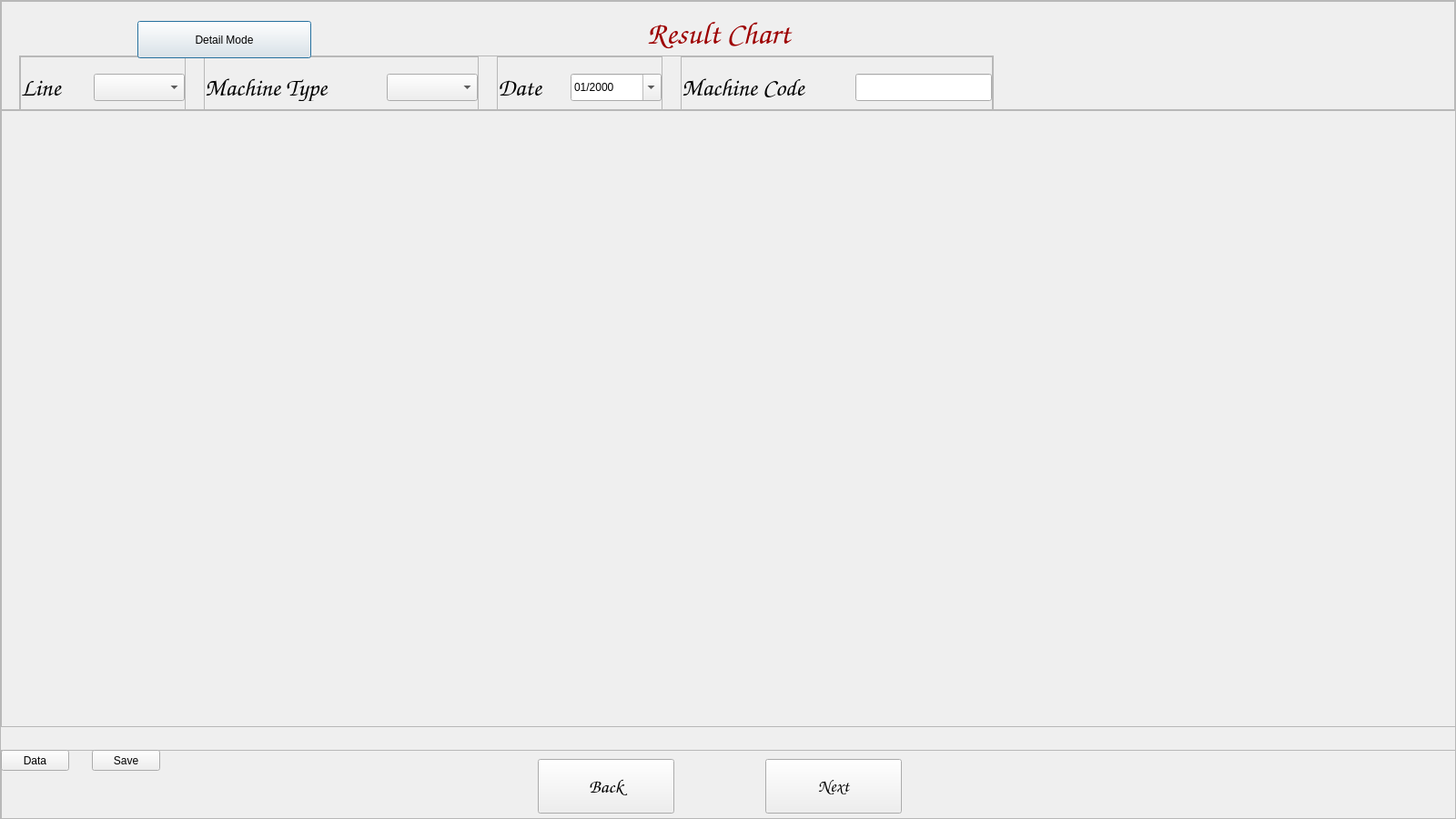
<?xml version="1.0" encoding="UTF-8"?>
<ui version="4.0">
 <class>Dialog</class>
 <widget class="QDialog" name="Dialog">
  <property name="geometry">
   <rect>
    <x>0</x>
    <y>0</y>
    <width>1600</width>
    <height>900</height>
   </rect>
  </property>
  <property name="minimumSize">
   <size>
    <width>1600</width>
    <height>900</height>
   </size>
  </property>
  <property name="maximumSize">
   <size>
    <width>1600</width>
    <height>900</height>
   </size>
  </property>
  <property name="windowTitle">
   <string>Dialog</string>
  </property>
  <widget class="QFrame" name="frame">
   <property name="geometry">
    <rect>
     <x>0</x>
     <y>0</y>
     <width>1600</width>
     <height>900</height>
    </rect>
   </property>
   <property name="minimumSize">
    <size>
     <width>1600</width>
     <height>900</height>
    </size>
   </property>
   <property name="maximumSize">
    <size>
     <width>1600</width>
     <height>900</height>
    </size>
   </property>
   <property name="frameShape">
    <enum>QFrame::StyledPanel</enum>
   </property>
   <property name="frameShadow">
    <enum>QFrame::Raised</enum>
   </property>
   <layout class="QVBoxLayout" name="verticalLayout">
    <property name="spacing">
     <number>0</number>
    </property>
    <property name="leftMargin">
     <number>0</number>
    </property>
    <property name="topMargin">
     <number>0</number>
    </property>
    <property name="rightMargin">
     <number>0</number>
    </property>
    <property name="bottomMargin">
     <number>0</number>
    </property>
    <item>
     <widget class="QFrame" name="frame_2">
      <property name="maximumSize">
       <size>
        <width>1600</width>
        <height>120</height>
       </size>
      </property>
      <property name="frameShape">
       <enum>QFrame::StyledPanel</enum>
      </property>
      <property name="frameShadow">
       <enum>QFrame::Raised</enum>
      </property>
      <widget class="QLabel" name="label">
       <property name="geometry">
        <rect>
         <x>30</x>
         <y>10</y>
         <width>100</width>
         <height>50</height>
        </rect>
       </property>
       <property name="text">
        <string/>
       </property>
       <property name="pixmap">
        <pixmap>../../Icons/Tokin-logo.ico</pixmap>
       </property>
       <property name="scaledContents">
        <bool>true</bool>
       </property>
      </widget>
      <widget class="QLabel" name="label_3">
       <property name="geometry">
        <rect>
         <x>710</x>
         <y>0</y>
         <width>221</width>
         <height>71</height>
        </rect>
       </property>
       <property name="font">
        <font>
         <family>Comic Sans MS</family>
         <pointsize>28</pointsize>
         <weight>75</weight>
         <bold>true</bold>
        </font>
       </property>
       <property name="frameShape">
        <enum>QFrame::NoFrame</enum>
       </property>
       <property name="text">
        <string>&lt;html&gt;&lt;head/&gt;&lt;body&gt;&lt;p&gt;&lt;span style=&quot; font-size:26pt; font-weight:600; color:#9d0000;&quot;&gt;Result Chart&lt;/span&gt;&lt;/p&gt;&lt;/body&gt;&lt;/html&gt;</string>
       </property>
      </widget>
      <widget class="QPushButton" name="Mode_btn">
       <property name="geometry">
        <rect>
         <x>150</x>
         <y>22</y>
         <width>191</width>
         <height>41</height>
        </rect>
       </property>
       <property name="text">
        <string>Detail Mode</string>
       </property>
      </widget>
      <widget class="QFrame" name="frame_9">
       <property name="geometry">
        <rect>
         <x>20</x>
         <y>60</y>
         <width>1071</width>
         <height>71</height>
        </rect>
       </property>
       <property name="frameShape">
        <enum>QFrame::StyledPanel</enum>
       </property>
       <property name="frameShadow">
        <enum>QFrame::Raised</enum>
       </property>
       <layout class="QHBoxLayout" name="horizontalLayout_5">
        <property name="spacing">
         <number>20</number>
        </property>
        <property name="leftMargin">
         <number>0</number>
        </property>
        <property name="topMargin">
         <number>0</number>
        </property>
        <property name="rightMargin">
         <number>0</number>
        </property>
        <property name="bottomMargin">
         <number>0</number>
        </property>
        <item>
         <widget class="QFrame" name="frame_5">
          <property name="frameShape">
           <enum>QFrame::StyledPanel</enum>
          </property>
          <property name="frameShadow">
           <enum>QFrame::Raised</enum>
          </property>
          <layout class="QHBoxLayout" name="horizontalLayout">
           <property name="spacing">
            <number>0</number>
           </property>
           <property name="leftMargin">
            <number>0</number>
           </property>
           <property name="topMargin">
            <number>0</number>
           </property>
           <property name="rightMargin">
            <number>0</number>
           </property>
           <property name="bottomMargin">
            <number>0</number>
           </property>
           <item>
            <widget class="QLabel" name="label_2">
             <property name="minimumSize">
              <size>
               <width>80</width>
               <height>30</height>
              </size>
             </property>
             <property name="maximumSize">
              <size>
               <width>80</width>
               <height>30</height>
              </size>
             </property>
             <property name="font">
              <font>
               <family>Comic Sans MS</family>
               <pointsize>20</pointsize>
              </font>
             </property>
             <property name="text">
              <string>Line</string>
             </property>
            </widget>
           </item>
           <item>
            <widget class="QComboBox" name="line_cbb">
             <property name="minimumSize">
              <size>
               <width>100</width>
               <height>30</height>
              </size>
             </property>
             <property name="maximumSize">
              <size>
               <width>100</width>
               <height>30</height>
              </size>
             </property>
             <property name="styleSheet">
              <string notr="true"/>
             </property>
             <property name="editable">
              <bool>false</bool>
             </property>
            </widget>
           </item>
          </layout>
         </widget>
        </item>
        <item>
         <widget class="QFrame" name="frame_7">
          <property name="frameShape">
           <enum>QFrame::StyledPanel</enum>
          </property>
          <property name="frameShadow">
           <enum>QFrame::Raised</enum>
          </property>
          <layout class="QHBoxLayout" name="horizontalLayout_2">
           <property name="spacing">
            <number>10</number>
           </property>
           <property name="leftMargin">
            <number>0</number>
           </property>
           <property name="topMargin">
            <number>0</number>
           </property>
           <property name="rightMargin">
            <number>0</number>
           </property>
           <property name="bottomMargin">
            <number>0</number>
           </property>
           <item>
            <widget class="QLabel" name="label_4">
             <property name="minimumSize">
              <size>
               <width>190</width>
               <height>30</height>
              </size>
             </property>
             <property name="maximumSize">
              <size>
               <width>190</width>
               <height>30</height>
              </size>
             </property>
             <property name="font">
              <font>
               <family>Comic Sans MS</family>
               <pointsize>20</pointsize>
              </font>
             </property>
             <property name="text">
              <string>Machine Type</string>
             </property>
            </widget>
           </item>
           <item>
            <widget class="QComboBox" name="machine_cbb">
             <property name="minimumSize">
              <size>
               <width>100</width>
               <height>30</height>
              </size>
             </property>
             <property name="maximumSize">
              <size>
               <width>100</width>
               <height>30</height>
              </size>
             </property>
             <property name="styleSheet">
              <string notr="true"/>
             </property>
            </widget>
           </item>
          </layout>
         </widget>
        </item>
        <item>
         <widget class="QFrame" name="frame_6">
          <property name="minimumSize">
           <size>
            <width>0</width>
            <height>51</height>
           </size>
          </property>
          <property name="frameShape">
           <enum>QFrame::StyledPanel</enum>
          </property>
          <property name="frameShadow">
           <enum>QFrame::Raised</enum>
          </property>
          <layout class="QHBoxLayout" name="horizontalLayout_4">
           <property name="spacing">
            <number>10</number>
           </property>
           <property name="leftMargin">
            <number>0</number>
           </property>
           <property name="topMargin">
            <number>0</number>
           </property>
           <property name="rightMargin">
            <number>0</number>
           </property>
           <property name="bottomMargin">
            <number>0</number>
           </property>
           <item>
            <widget class="QLabel" name="label_6">
             <property name="minimumSize">
              <size>
               <width>70</width>
               <height>30</height>
              </size>
             </property>
             <property name="maximumSize">
              <size>
               <width>70</width>
               <height>30</height>
              </size>
             </property>
             <property name="font">
              <font>
               <family>Comic Sans MS</family>
               <pointsize>20</pointsize>
              </font>
             </property>
             <property name="text">
              <string>Date</string>
             </property>
            </widget>
           </item>
           <item>
            <widget class="QDateEdit" name="date">
             <property name="minimumSize">
              <size>
               <width>100</width>
               <height>30</height>
              </size>
             </property>
             <property name="maximumSize">
              <size>
               <width>100</width>
               <height>30</height>
              </size>
             </property>
             <property name="styleSheet">
              <string notr="true"/>
             </property>
             <property name="displayFormat">
              <string>MM/yyyy</string>
             </property>
             <property name="calendarPopup">
              <bool>true</bool>
             </property>
            </widget>
           </item>
          </layout>
         </widget>
        </item>
        <item>
         <widget class="QFrame" name="frame_8">
          <property name="frameShape">
           <enum>QFrame::StyledPanel</enum>
          </property>
          <property name="frameShadow">
           <enum>QFrame::Raised</enum>
          </property>
          <layout class="QHBoxLayout" name="horizontalLayout_3">
           <property name="spacing">
            <number>0</number>
           </property>
           <property name="leftMargin">
            <number>0</number>
           </property>
           <property name="topMargin">
            <number>0</number>
           </property>
           <property name="rightMargin">
            <number>0</number>
           </property>
           <property name="bottomMargin">
            <number>0</number>
           </property>
           <item>
            <widget class="QLabel" name="label_5">
             <property name="font">
              <font>
               <family>Comic Sans MS</family>
               <pointsize>20</pointsize>
              </font>
             </property>
             <property name="text">
              <string>Machine Code</string>
             </property>
            </widget>
           </item>
           <item>
            <widget class="QLineEdit" name="machine_code_edit">
             <property name="minimumSize">
              <size>
               <width>150</width>
               <height>30</height>
              </size>
             </property>
             <property name="maximumSize">
              <size>
               <width>150</width>
               <height>30</height>
              </size>
             </property>
             <property name="contextMenuPolicy">
              <enum>Qt::CustomContextMenu</enum>
             </property>
             <property name="acceptDrops">
              <bool>true</bool>
             </property>
             <property name="styleSheet">
              <string notr="true"/>
             </property>
            </widget>
           </item>
          </layout>
         </widget>
        </item>
       </layout>
      </widget>
      <zorder>label</zorder>
      <zorder>label_3</zorder>
      <zorder>frame_9</zorder>
      <zorder>Mode_btn</zorder>
     </widget>
    </item>
    <item>
     <widget class="QFrame" name="frame_3">
      <property name="minimumSize">
       <size>
        <width>1600</width>
        <height>0</height>
       </size>
      </property>
      <property name="maximumSize">
       <size>
        <width>1600</width>
        <height>16777215</height>
       </size>
      </property>
      <property name="frameShape">
       <enum>QFrame::StyledPanel</enum>
      </property>
      <property name="frameShadow">
       <enum>QFrame::Raised</enum>
      </property>
      <layout class="QVBoxLayout" name="verticalLayout_3">
       <property name="spacing">
        <number>0</number>
       </property>
       <property name="leftMargin">
        <number>0</number>
       </property>
       <property name="topMargin">
        <number>0</number>
       </property>
       <property name="rightMargin">
        <number>0</number>
       </property>
       <property name="bottomMargin">
        <number>0</number>
       </property>
       <item>
        <widget class="QWidget" name="widget_2" native="true">
         <layout class="QVBoxLayout" name="verticalLayout_4">
          <property name="spacing">
           <number>0</number>
          </property>
          <property name="leftMargin">
           <number>0</number>
          </property>
          <property name="topMargin">
           <number>0</number>
          </property>
          <property name="rightMargin">
           <number>0</number>
          </property>
          <property name="bottomMargin">
           <number>0</number>
          </property>
          <item>
           <layout class="QVBoxLayout" name="verticalLayout_6"/>
          </item>
         </layout>
        </widget>
       </item>
       <item>
        <widget class="QWidget" name="widget" native="true">
         <layout class="QVBoxLayout" name="verticalLayout_5">
          <property name="spacing">
           <number>0</number>
          </property>
          <property name="leftMargin">
           <number>0</number>
          </property>
          <property name="topMargin">
           <number>0</number>
          </property>
          <property name="rightMargin">
           <number>0</number>
          </property>
          <property name="bottomMargin">
           <number>0</number>
          </property>
          <item>
           <layout class="QVBoxLayout" name="verticalLayout_7"/>
          </item>
         </layout>
        </widget>
       </item>
      </layout>
     </widget>
    </item>
    <item>
     <widget class="QFrame" name="frame_4">
      <property name="minimumSize">
       <size>
        <width>1600</width>
        <height>100</height>
       </size>
      </property>
      <property name="maximumSize">
       <size>
        <width>1600</width>
        <height>50</height>
       </size>
      </property>
      <property name="frameShape">
       <enum>QFrame::StyledPanel</enum>
      </property>
      <property name="frameShadow">
       <enum>QFrame::Raised</enum>
      </property>
      <widget class="QPushButton" name="back_btn">
       <property name="geometry">
        <rect>
         <x>590</x>
         <y>10</y>
         <width>150</width>
         <height>60</height>
        </rect>
       </property>
       <property name="minimumSize">
        <size>
         <width>150</width>
         <height>60</height>
        </size>
       </property>
       <property name="maximumSize">
        <size>
         <width>150</width>
         <height>60</height>
        </size>
       </property>
       <property name="font">
        <font>
         <family>Comic Sans MS</family>
         <pointsize>16</pointsize>
         <weight>50</weight>
         <bold>false</bold>
        </font>
       </property>
       <property name="styleSheet">
        <string notr="true"/>
       </property>
       <property name="text">
        <string>Back</string>
       </property>
       <property name="icon">
        <iconset>
         <normaloff>../../Icons/Back.ico</normaloff>../../Icons/Back.ico</iconset>
       </property>
       <property name="iconSize">
        <size>
         <width>50</width>
         <height>50</height>
        </size>
       </property>
      </widget>
      <widget class="QPushButton" name="next_btn">
       <property name="geometry">
        <rect>
         <x>840</x>
         <y>10</y>
         <width>150</width>
         <height>60</height>
        </rect>
       </property>
       <property name="minimumSize">
        <size>
         <width>150</width>
         <height>60</height>
        </size>
       </property>
       <property name="maximumSize">
        <size>
         <width>150</width>
         <height>60</height>
        </size>
       </property>
       <property name="font">
        <font>
         <family>Comic Sans MS</family>
         <pointsize>14</pointsize>
        </font>
       </property>
       <property name="layoutDirection">
        <enum>Qt::RightToLeft</enum>
       </property>
       <property name="styleSheet">
        <string notr="true"/>
       </property>
       <property name="text">
        <string>Next</string>
       </property>
       <property name="icon">
        <iconset>
         <normaloff>../../Icons/Next.ico</normaloff>../../Icons/Next.ico</iconset>
       </property>
       <property name="iconSize">
        <size>
         <width>50</width>
         <height>50</height>
        </size>
       </property>
      </widget>
      <widget class="QPushButton" name="edit_btn">
       <property name="geometry">
        <rect>
         <x>0</x>
         <y>0</y>
         <width>75</width>
         <height>23</height>
        </rect>
       </property>
       <property name="text">
        <string>Data</string>
       </property>
      </widget>
      <widget class="QPushButton" name="save_btn">
       <property name="geometry">
        <rect>
         <x>100</x>
         <y>0</y>
         <width>75</width>
         <height>23</height>
        </rect>
       </property>
       <property name="text">
        <string>Save</string>
       </property>
      </widget>
     </widget>
    </item>
   </layout>
  </widget>
 </widget>
 <resources/>
 <connections/>
</ui>
